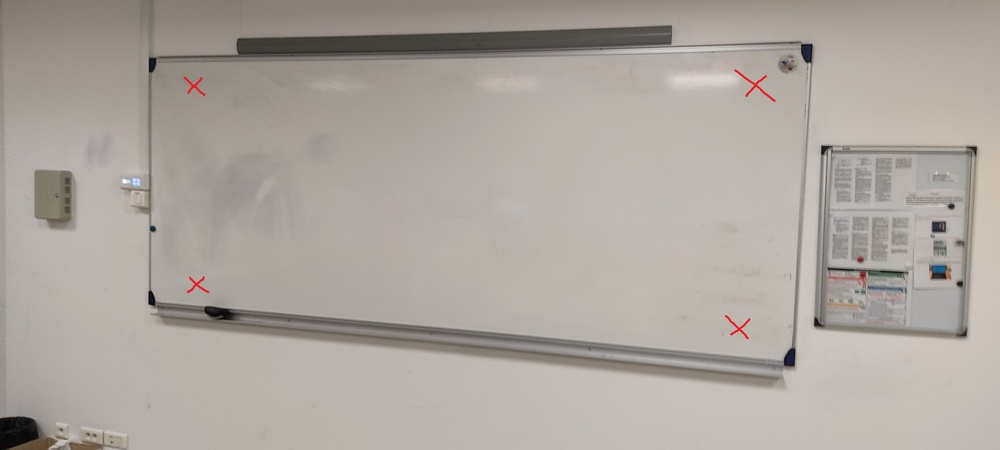
#> input picture tableau.jpg, 1000 x 450 px, shrunk from 4000 x 1800 before the run, given in place of the camera
$ python colorTest.py
#> lines starting #> are read from the running program, lines starting #| are printed output that depends on the picture; after the words box and inside, x2 and y2 are one past the last pixel; in counts of white or black regions, pixels touching at a corner belong together
# Python code for Multiple Color Detection


import numpy as np
import cv2

# Capturing video through webcam
webcam = cv2.VideoCapture(0)

# Start a while loop
while (1):

    # Reading the video from the
    # webcam in image frames
    _, imageFrame = webcam.read()
#> imageFrame is the input picture: shape (450, 1000, 3); mean B, G, R 158.4, 165.5, 172.7

    # Convert the imageFrame in
    # BGR(RGB color space) to
    # HSV(hue-saturation-value)
    # color space
    hsvFrame = cv2.cvtColor(imageFrame, cv2.COLOR_BGR2HSV)
#> hsvFrame: shape (450, 1000, 3); mean H, S, V 15.5, 21.9, 172.8

    # Set range for red color and
    # define mask
    red_lower = np.array([136, 87, 111], np.uint8)
    red_upper = np.array([220, 255, 255], np.uint8)
    red_mask = cv2.inRange(hsvFrame, red_lower, red_upper)
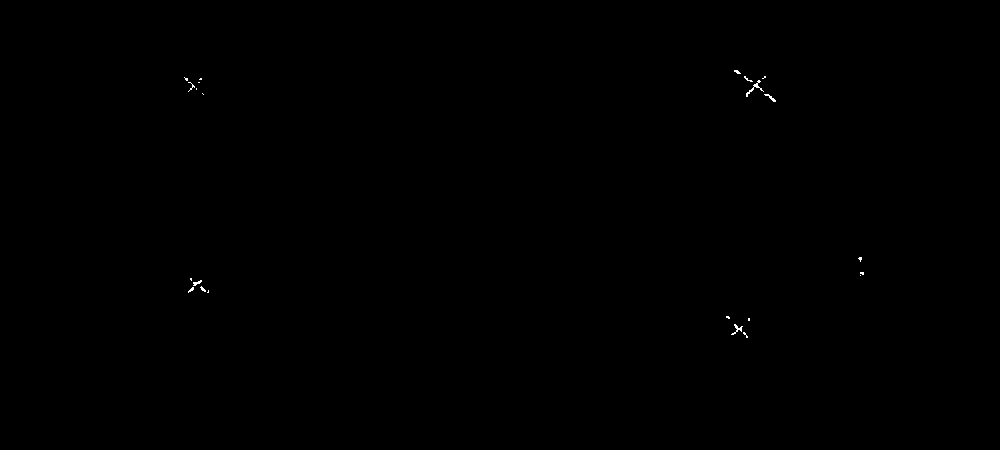
#> red_mask: shape (450, 1000); 0.07% white in thin lines or dots, all inside (x1, y1, x2, y2) = (184, 70, 864, 338)


    ##254, 141, 98
    ##244,131,88 => 88,131,244
    ## 255,151,108 => 108,151,255

    #255,255,220 et 111,87,136

    # Morphological Transform, Dilation
    # for each color and bitwise_and operator
    # between imageFrame and mask determines
    # to detect only that particular color
    kernal = np.ones((5, 5), "uint8")

    # For red color
    red_mask = cv2.dilate(red_mask, kernal)
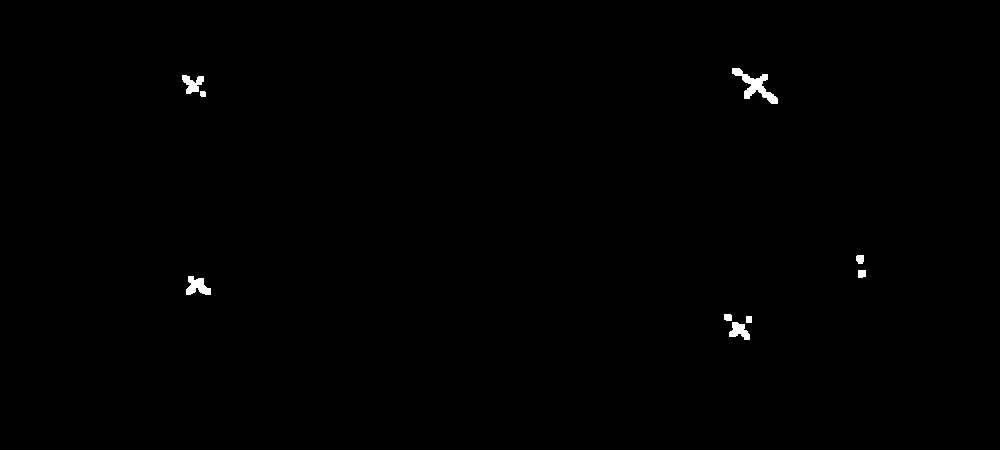
#> red_mask: shape (450, 1000); 0.35% white; 9 white regions
    res_red = cv2.bitwise_and(imageFrame, imageFrame,
                              mask=red_mask)


    # Creating contour to track red color
    contours, hierarchy = cv2.findContours(red_mask,
                                           cv2.RETR_TREE,
                                           cv2.CHAIN_APPROX_SIMPLE)
#> contours = 9 contours; largest, box (x1, y1, x2, y2) and area: (732, 68, 778, 104) 486, (186, 276, 211, 295) 254, (182, 75, 204, 94) 200, (729, 322, 750, 340) 194, (856, 255, 864, 264) 50

    for pic, contour in enumerate(contours):
        area = cv2.contourArea(contour)
        if (area > 300):
            x, y, w, h = cv2.boundingRect(contour)
            imageFrame = cv2.rectangle(imageFrame, (x, y),
                                       (x + w, y + h),
                                       (0, 0, 255), 2)

            cv2.putText(imageFrame, "Red Colour", (x, y),
                        cv2.FONT_HERSHEY_SIMPLEX, 1.0,
                        (0, 0, 255))
#> this loop made 9 passes
#> (area, x, y, w, h) on pass 9: (486, 732, 68, 46, 36)
#> area on passes 1, 3, 4, 5, 6, 7: 194, 40, 254.5, 46.5, 50, 24
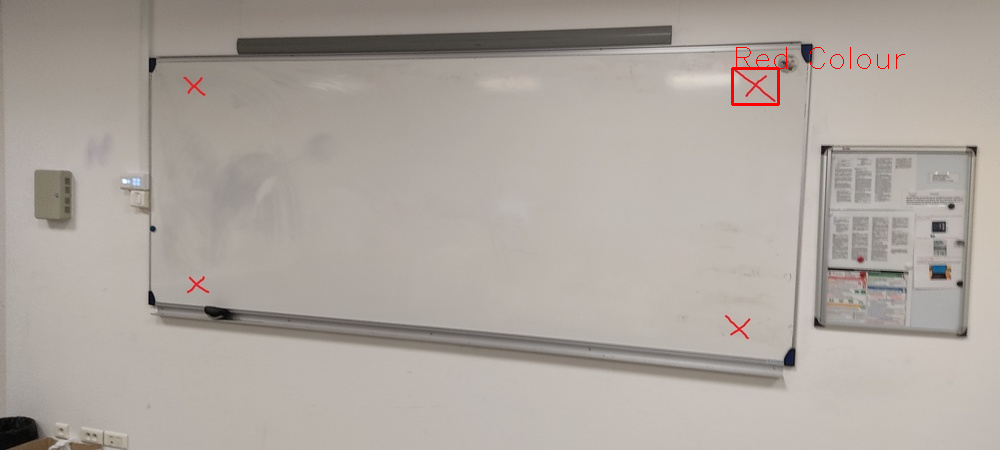
#> imageFrame: shape (450, 1000, 3); 0.19% of pixels changed, all inside (x1, y1, x2, y2) = (731, 47, 905, 106)


    # Program Termination
    cv2.imshow("Multiple Color Detection in Real-TIme", imageFrame)
    if cv2.waitKey(10) & 0xFF == ord('q'):
#> (key q is pressed here)
        webcam.release()
        cv2.destroyAllWindows()
        break
